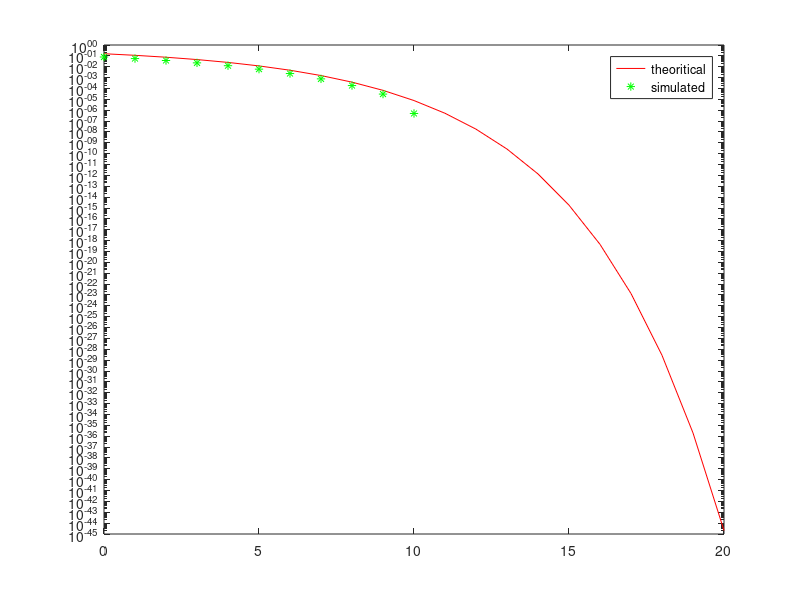

This chart was generated by the following MATLAB code:
% error performance of QPSK
%00- 45degree, 01- 135degree, 10- 225degree, 11- 315degree
%bandwidth efficency of QPSK is 2 times the BPSK
% BER is (no of bits in error/ total no pf transmitted bit)
%For same error rate bandwith requirment of QPSK is half that of BPSK
clc;
clear all;
close all;
N= 1e6; %1x10^6
SNRdB= 0:1:20; %SNR for simulation
SNRlinear= 10.^(SNRdB/10);
BER= zeros(1,length(SNRlinear));
SER= zeros(1,length(SNRlinear));
B1= rand(1,N)>0.5; % in phase input signal
B2= rand(1,N)>0.5; % out phase 
%QPSK symbol mapping
I= (2*B1)-1;
Q= (2*B2)-1;
S= I+1j*Q;

% QPSK Signal Mice with AWSC
N0=1./SNRlinear;

for k= 1:length(SNRdB)
    noise= sqrt(N0(k)/2)*(randn(1,N)+1j*randn(1,N));
    sig_Rx = S+noise;
    sig_I = real(sig_Rx);% In phase component of noisy received s1
    sig_Q= imag(sig_Rx);% out phase component of noisy received s1
    %QPSK DEMODULATION
    
    demod_I= sig_I>0;% I DECISION
    demod_Q= sig_Q>0;% Q DECISION
    I_error =(demod_I ~= B1);% inphase bit error
    Q_error =(demod_Q ~= B2); %Q phase bit error
    
    Error_bit = sum(I_error)+sum(Q_error);
    BER(k)= sum(Error_bit)/(2*N);
end
    % Theoritical bit error rate of QPSK is
    %
    %   BER=  Q(sqrt(2Eb/N0))= Q(sqrt(2SNR))
    %    QPSK        
    %
    BER_theo= 2*qfunc(sqrt(2*SNRlinear));
    figure;
    semilogy(SNRdB, BER_theo,'r-');
    hold on;
    semilogy(SNRdB, BER,'g*' );
    legend('theoritical','simulated');
    
    
    
    
    
    
    
    
    
    